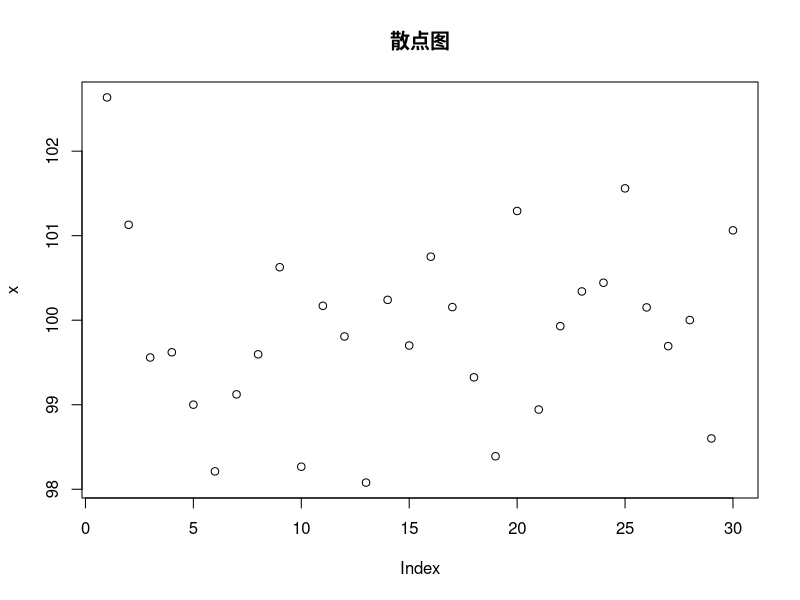
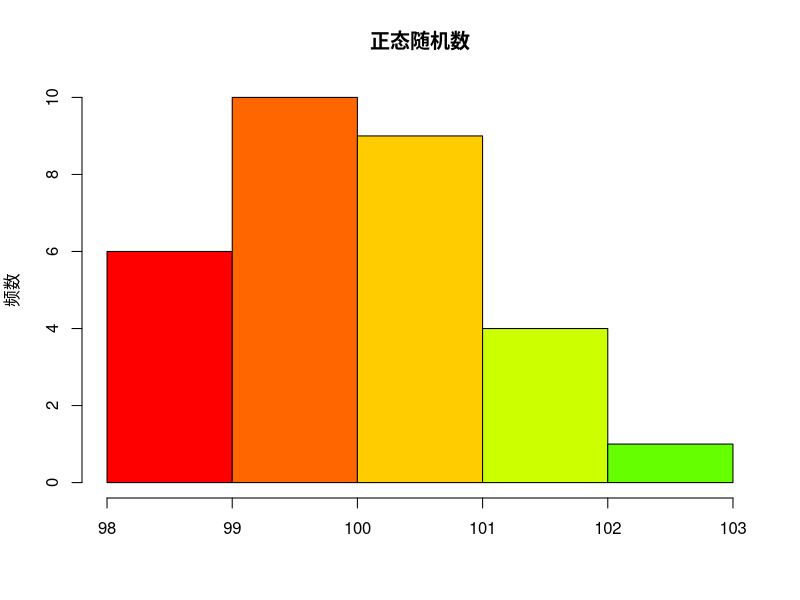
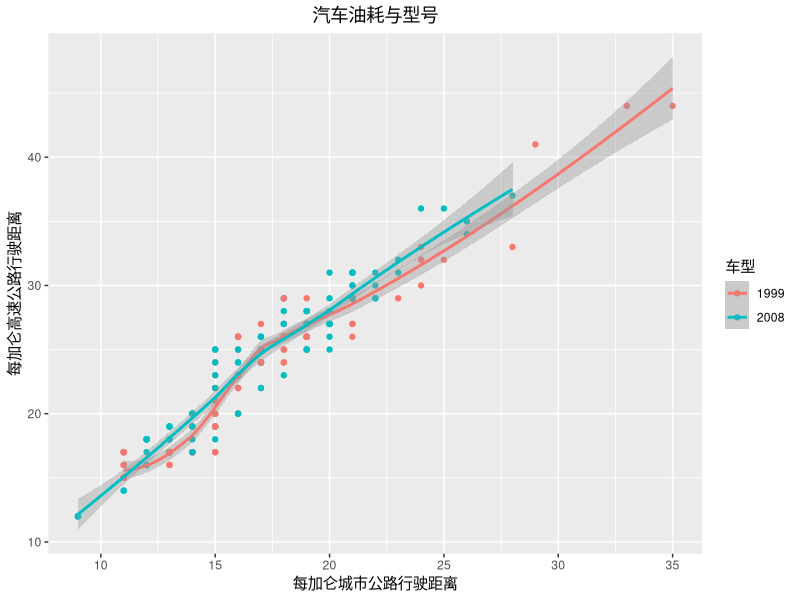
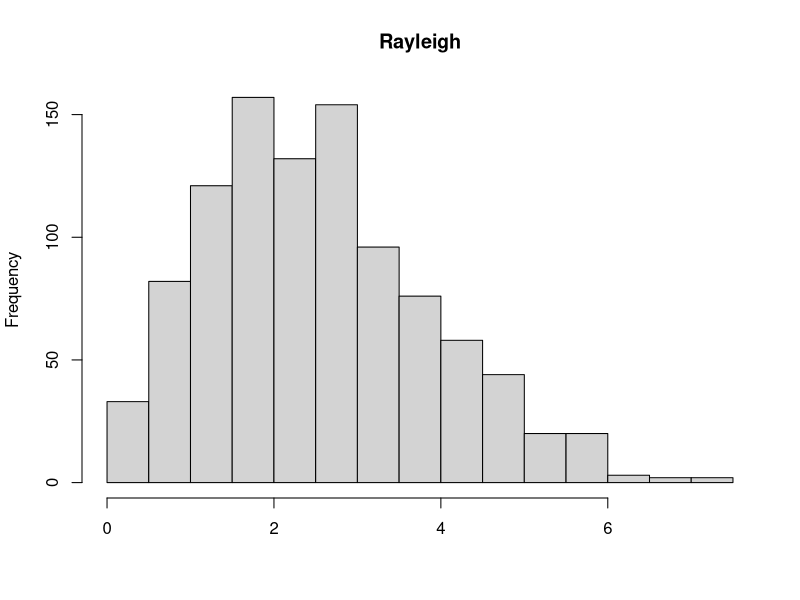
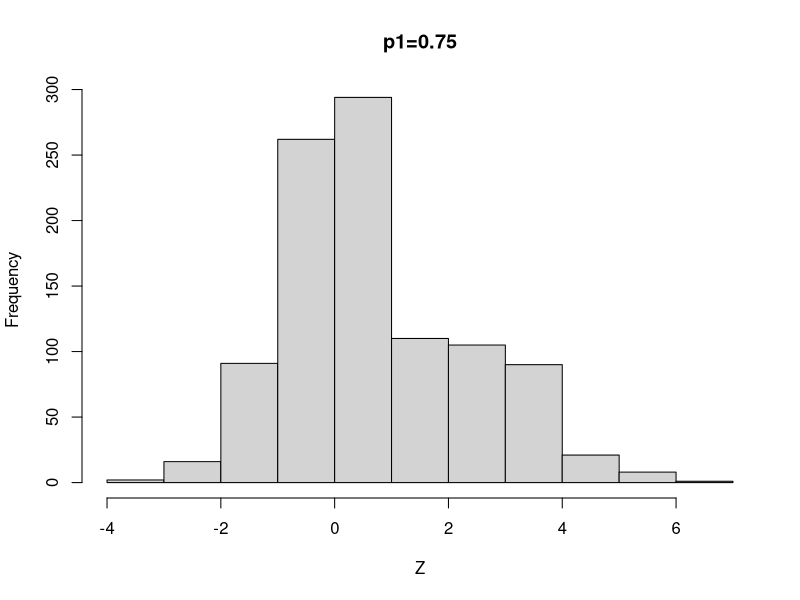
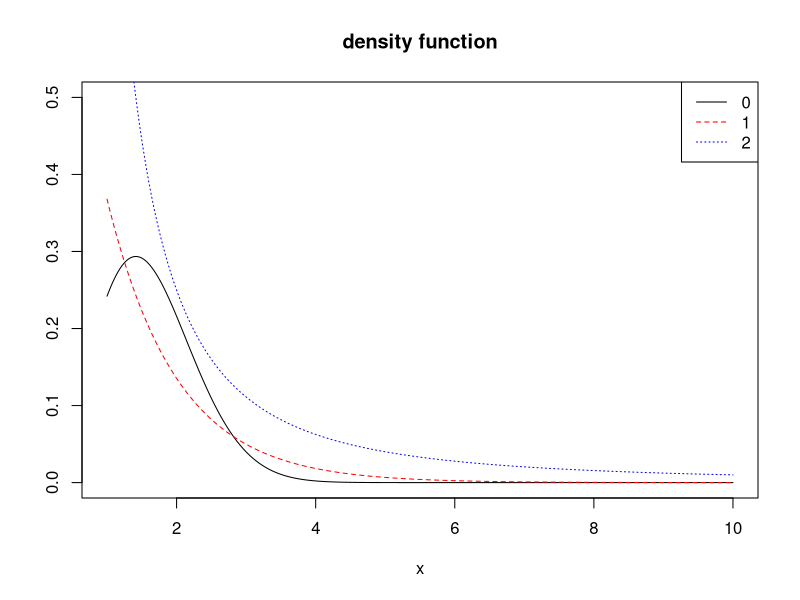
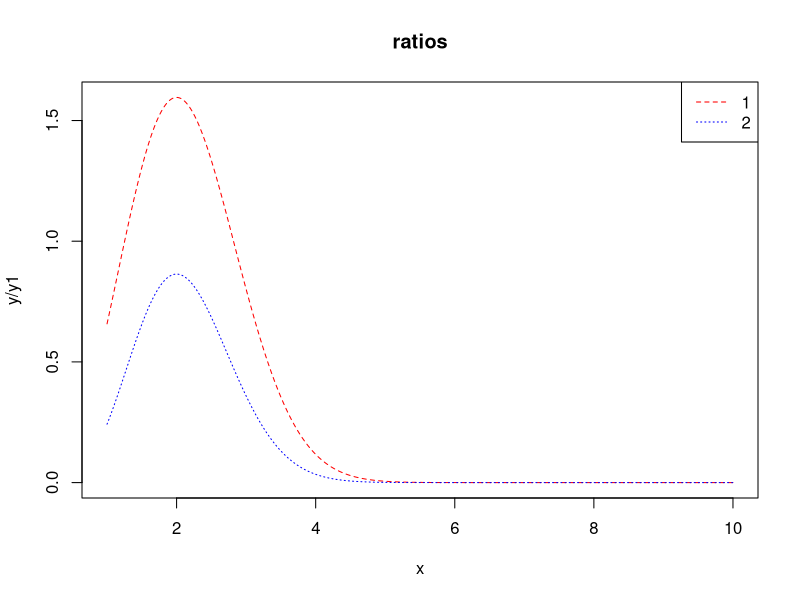
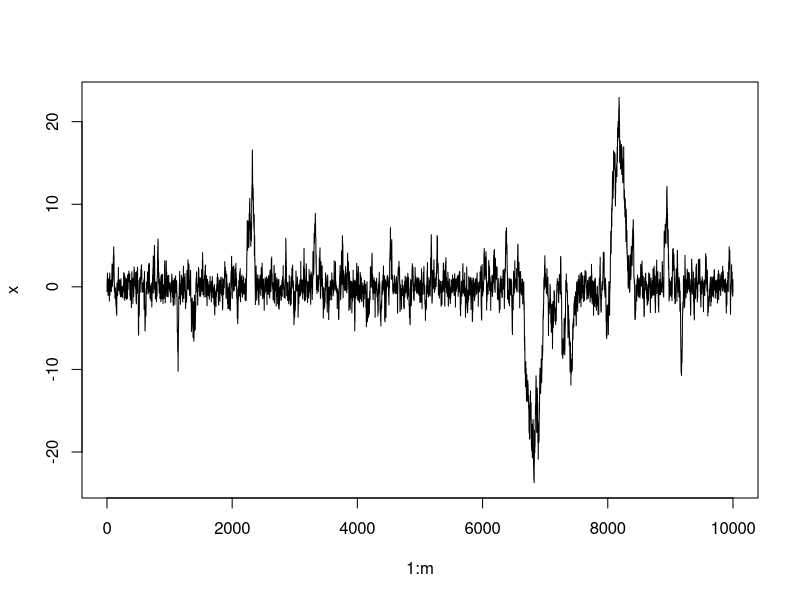

The R source for these figures, in order:
## ---- chunk 1
a=c("今天","吃饭")
b=c("你","了吗?")
d=paste0(a,b,collapse="")  ## 拼接字符串a,b
d
## ---- chunk 2
## 从均值为100，方差为1的正态分布中，随机生成30个数
x <- rnorm(30, mean=100, sd=1)
print(round(x,2))

## 30个随机数的散点图
plot(x,main="散点图")


## 30个随机数的直方图
hist(x, col=rainbow(15), 
     main='正态随机数', xlab='', ylab='频数')

## ---- chunk 3
## 用ggplot2画图
library(ggplot2)
data(mpg)  ## 导入mpg数据集

ggplot(data=mpg,mapping = aes(x=cty,y=hwy,color=factor(year)))+
  geom_point()+stat_smooth(method = 'loess')+
  scale_shape_manual(values = c(2,5))+
  labs(y = '每加仑高速公路行驶距离', x = '每加仑城市公路行驶距离',
       title = '汽车油耗与型号', size = '排量', colour = '车型')+
  theme(plot.title = element_text(hjust = 0.5))

## ---- chunk 4
library(xtable)
## 显示表格
knitr::kable(head(mpg))
## ---- chunk 5
Rayleigh =function(sigma, n){
  for(i in 1:n) {
    U=runif(n)
    V=1-U
    X = sigma * sqrt(-2 * log(V))
  }
  return(X)
}
sigma = 2
n = 1000

hist(Rayleigh(sigma, n),main = "Rayleigh",xlab="")
## ---- chunk 6
n=1000
X1=rnorm(n,0,1)
X2=rnorm(n,3,1)
u <- runif(n)
p1=as.integer(u < 0.75) 
p2=1-p1
Z=p1*X1+p2*X2
hist(Z,main = "p1=0.75")
## ---- chunk 7
Poisson_Gamma=function(n, t, lambda, r, beta) {
  N =rpois(n, lambda * t)
  X=sapply(N, function(N, r, beta) sum(rgamma(N, r,beta)), r,beta)
  return(X)
}

test=function(n, t, lambda, r, beta) {
  x=Poisson_Gamma(n, t, lambda, r,beta)
  ## 样本均值
  sm=mean(x) 
  ## 理论均值
  vm=var(x)
  ## 样本方差
  tm=lambda * t * r/beta
  ## 理论方差
  tv=lambda * t * (1 + r) * r/beta^2
  
  ## 输出结果样式
  cat("r=",r,"beta=",beta,"\n")
  cat("样本均值:", sm, "  ")
  cat("理论均值:", vm, "\n")
  cat("样本方差:", tm, "  ")
  cat("理论方差:", tv, "\n\n")
}

## 参数值
n=1000
lambda_seq=c(1:3)
r_seq=c(1:3)
beta_seq=c(1:3)
t=10

for (lambda in lambda_seq) {
  for (r in r_seq) {
    for (beta in beta_seq) {
      test(n, t, lambda,r,beta)
    }
  }
}

## ---- chunk 8
MCBeta = function(x,n=10000){
  t=runif(n, min = 0, max = x)
  theta.hat=x*mean(t*t*(1-t)*(1-t))/beta(3,3)
  return(theta.hat)
}
x=seq(0.1,0.9,0.1)

MC.Beta=pbeta=rep(0,9)
for(i in 1:9)
{
  MC.Beta[i]=MCBeta(x[i])
  pbeta[i]=pbeta(x[i],3,3)
}
out=rbind(MC.Beta,pbeta)

rownames(out)=c("MC.Beta","pbeta")
colname=NULL
for(i in 9:1){
  name=paste("x=",x[i])
  colname=cbind(name,colname)
}
colnames(out)=colname

out
## ---- chunk 9
rayleigh=function(scale, n) {
  rayleigh=antithetic=numeric(n)
  for (i in 1:n) {
    U =runif(n)
    V = 1 - U
    rayleigh = scale * sqrt(-2 * log(U))
    antithetic = scale * sqrt(-2 * log(V))
    out$ray=rayleigh
    out$ant=antithetic
  }
  return(out)
}

scale=2
n=1000
out=rayleigh(scale, n)
var1 = var(out$ray)
var2 =(var(out$ray) + var(out$ant) + 2 * cov(out$ray, out$ant)) / 4
reduction = ((var1 - var2) / var1)
cat("reduction=",100*reduction,"%")
## ---- chunk 10
x =seq(1,10,0.02)
y = x^2/sqrt(2*pi)* exp((-x^2/2))
y1 = exp(-x)
y2 =1 / (x^2)

gs =c(expression(g(x)==e^{-x^2/2}*x^2/sqrt(2*pi)),expression(f[1](x)==1/(x^2)),expression(f[2](x)==x*e^{(1-x^2)/4}/sqrt(2*pi)))

plot(x, y, type = "l", ylab = "", ylim = c(0,0.5),main='density function')
lines(x, y1, lty = 2,col="red")
lines(x, y2, lty = 3,col="blue")
legend("topright", legend = 0:2,lty = 1:3,col=c("black","red","blue"))

plot(x, y/y1,type = "l",lty = 2, col="red",main = 'ratios')
lines(x, y/y2, lty = 3,col="blue")
legend("topright", legend = 1:2,lty = 2:3,col=c("red","blue"))

## ---- chunk 11
f1 = function(x) { exp(-x) }
f2 = function(x) { (pi * (1 + x^2))^(-1) * (x >= 1) }
g =function(x) {x^2*exp(-x^2/2)/sqrt(2*pi)*(x>1)}

m = 10^7
x1 = rexp(m)
x2 = rcauchy(m)
x2[which(x2 < 1)] = 1 

fg = cbind(g(x1) / f1(x1), g(x2) / f2(x2))

theta.hat = se = numeric(2)
theta.hat =c(mean(fg[,1]), mean(fg[,2]))
se = c(sd(fg[,1]), sd(fg[,2]))
rbind(theta.hat, se)
## ---- chunk 12
g =function(x) {x^2*exp(-x^2/2)/sqrt(2*pi)*(x>1)}
m = 1e4                 
u = runif(m) 
x = 1/(1-u)  
fg = g(x)*x^2
theta.hat = mean(fg)
print(theta.hat)
theta =integrate(g,1,Inf)
theta
## ---- chunk 13
n <- 20
m <- 1000 
alpha <- .05
UCL <- replicate(m,expr = {
  x <- rchisq(n, df = 2)
  (n-1) * var(x) / qchisq(alpha, df = n-1)
})
cat("coverage probability=", mean(UCL > 4))
## ---- chunk 14
n <- 20 
alpha <- .05
x <- rchisq(n, df = 2)
prob <- replicate(m,expr = {
  x <- rchisq(n, df = 2)
  abs(mean(x)-2) < sd(x) * qt(alpha/2, df = n-1,lower.tail = FALSE)/sqrt(n)
})
cat("coverage probability=", mean(prob))
## ---- chunk 15
num<-c(50,100,200,500,1000) # 不同样本量
m<-10000

er<-NULL
for (n in num){
  cv<-qt(0.975,n-1)
  er1<-mean(sapply(1:m,FUN = function(o){
  x<-rchisq(n,1)
  m<-mean(x)
  se<-sqrt(var(x))
  abs((m-1)*sqrt(n)/se)>=cv
  })) 
  er2<-mean(sapply(1:m,FUN = function(o){
  x<-runif(n,0,2)
  m<-mean(x)
  se<-sqrt(var(x))
  abs((m-1)*sqrt(n)/se)>=cv
  }))
  er3<-mean(sapply(1:m,FUN = function(o){
  x<-rexp(n,1)
  m<-mean(x)
  se<-sqrt(var(x))
  abs((m-1)*sqrt(n)/se)>=cv
  }))
  er<-cbind(er,c(er1,er2,er3))
}
colnames(er)<-num
rownames(er)<-c("Chi(1)","U(0,2)","exp(1)")
knitr::kable(er)
## ---- chunk 16
mat <-
  matrix(c(6510, 3490, 10000, 6760, 3240, 10000, 13270, 6730, 20000), 3, 3,
         dimnames = list(
           c("Rejected", "Accepted", "total"),
           c("method A", "method B", "total")
         ))
mat
## ---- chunk 17
Spearman_rank_test <- function(x, y, B = 1e4){
  t0 = cor(x,y,method = "spearman")
  perm = numeric(B)
  z = c(x,y)
  for(i in 1:B){
    samp = sample(z)
    perm[i] = cor(samp[1:length(x)], samp[(length(x)+1):length(z)], method = "spearman")
  }
  p_value = mean(abs(perm)>=abs(t0))
  return(list(statistic = t0, 'p.value' = p_value))
}
## ---- chunk 18
n = 50
x = rnorm(n, 0, 1)
y = rnorm(n, 0, 1)
## ---- chunk 19
Spearman_rank_test(x, y)
cor.test(x, y, method = "spearman")
## ---- chunk 20
n = 50
x = rnorm(n, 0, 1)
y = x + rnorm(n, 0, 1)
## ---- chunk 21
Spearman_rank_test(x, y)
cor.test(x, y, method = "spearman")
## ---- chunk 22
set.seed(123)
## standard Cauchy 
f <- function(x) {
  return(1/(pi*(1+x^2)))
}

m <- 10000
x <- numeric(m)
x[1] <- rnorm(1)
k <- 0
u <- runif(m)
for (i in 2:m) {
  xt <- x[i-1]
  y <- rnorm(1, mean = xt)
  num <- f(y) * dnorm(xt, mean = y)
  den <- f(xt) * dnorm(y, mean = xt)
  if (u[i] <= num/den) x[i] <- y else {
    x[i] <- xt
    k <- k+1 #y is rejected
  }
}


## MC过程图
plot(1:m, x, type="l", main="", ylab="x")
b <- 1000
y <- x[b:m]
a <- ppoints(1000)
Qc <- qcauchy(a) 
Q <- quantile(x, a)


## QQ图
qqplot(Qc, Q, main="",xlim=c(-5,5),ylim=c(-5,5),xlab="Standard Cauchy Quantiles", ylab="Sample Quantiles")

## 直方图
hist(y, breaks="scott", main="", xlab="", freq=FALSE)
lines(Qc, f(Qc))

## ---- chunk 23
set.seed(2)

N <- 5000 #length of chain
burn <- 1000 #burn-in length
a <- 2
b <- 3
n <- 1000
X <- matrix(0, N, 2) #the chain, a bivariate sample

#initialize
x0=2
y0=0.5
###### generate the chain #####
X[1, ] <- c(x0,y0) #initialize
for (i in 2:N) {
  y <- X[i-1, 2]
  X[i, 1] <- rbinom(1,size=n,prob = y)
  x <- X[i, 1]
  X[i, 2] <- rbeta(1,x+a,n-x+b)
}
lab <- burn + 1
out <- X[lab:N, ]
plot(X[,1],X[,2],xlab = "x",ylab = "y")
## ---- chunk 24
cat("协方差矩阵\n")
cov(out) ## 协方差矩阵

cat("相关系数矩阵\n")
cor(out) ## 相关系数矩阵
plot(out, main="", cex=.5, xlab=bquote(X[1]),
ylab=bquote(X[2]), ylim=range(out[,2]))  ## 分布图
## ---- chunk 25
# 计算Gelman-Rubin statistic的函数
Gelman.Rubin <- function(psi) {
  # psi[i,j] is the statistic psi(X[i,1:j])
  # for chain in i-th row of X
  psi <- as.matrix(psi)
  n <- ncol(psi)
  k <- nrow(psi)

  psi.means <- rowMeans(psi)     #row means
  B <- n * var(psi.means)        #between variance est.
  psi.w <- apply(psi, 1, "var")  #within variances
  W <- mean(psi.w)               #within est.
  v.hat <- W*(n-1)/n + (B/n)     #upper variance est.
  r.hat <- v.hat / W             #G-R statistic
  return(r.hat)
        }
## ---- chunk 26
# 生成标准柯西分布的Metropolis chain
# 提议函数仍取9.3中使用的对称正态分布 N(0,X[t]^2)
# X1为初始值
Standard_Cauchy_Chain <- function(N, X1){
  X <- numeric(N)
  X[1] <- X1    #初始值
  for(i in 2:N){
    Xt <- X[i-1]
    Y <- rnorm(1,0,abs(Xt))
    r <- dt(Y,1)*dnorm(Xt,0,abs(Y))/dt(Xt,1)/dnorm(Y,0,abs(Xt))
    U <- runif(1)
    if(r > 1) r <- 1
    if(U <= r) X[i] <- Y
    else X[i] <- Xt
  }
  return(X)
}
## ---- chunk 27
k <- 4      
N <- 8000
b <- 1000     #burn-in length
X1 <- c(0.1,0.2,0.1,0.2)    #初始值

# 生成4条样本
set.seed(12345)
X <- matrix(0, nrow = k, ncol = N)
for(i in 1:k){
  X[i,] <- Standard_Cauchy_Chain(N, X1[i])
}

# compute diagnostic statistics
psi <- t(apply(X, 1, cumsum))
for (i in 1:nrow(psi))
  psi[i,] <- psi[i,] / (1:ncol(psi))
print(Gelman.Rubin(psi))
## ---- chunk 28
# 四条样本的psi
for (i in 1:k)
  if(i==1){
    plot((b+1):N,psi[i, (b+1):N],ylim=c(-1,1), type="l",
         xlab='Index', ylab=bquote(phi))
  }else{
      lines(psi[i, (b+1):N], col=i)
  }
par(mfrow=c(1,1)) 
## ---- chunk 29
par(mfrow=c(1,1)) 
#plot the sequence of R-hat statistics
rhat <- rep(0, N)
for (j in (b+1):N)
  rhat[j] <- Gelman.Rubin(psi[,1:j])
plot(rhat[(b+1):N], type="l", xlab="", ylab="R")
abline(h=1.2, lty=2)
## ---- chunk 30
# 生成二元随机变量的Gibbs sampler
# X1为初始值
Bivariate.Gibbs <- function(N, X1){
  a <- b <- 1
  X <- matrix(0, N, 2)
  X[1,] <- X1    #初始值
  for(i in 2:N){
    X2 <-  X[i-1, 2]
    X[i,1] <- rbinom(1,25,X2)
    X1 <- X[i,1]
    X[i,2] <- rbeta(1,X1+a,25-X1+b)
  }
  return(X)
}
## ---- chunk 31
k <- 4          
N <- 8000 
b <- 1000    #burn-in length
X1 <- cbind(c(2,7,10,15),runif(4)) #初始值

#生成4条样本，每个第一维的放在X中，第二维的放在Y中
set.seed(12345)
X <- matrix(0, nrow=k, ncol=N)
Y <- matrix(0, nrow=k, ncol=N)
for (i in 1:k){
  BG <- Bivariate.Gibbs(N, X1[i,])
  X[i, ] <- BG[,1]
  Y[i, ] <- BG[,2]
}
## ---- chunk 32
# 先考虑第一维样本X

#compute diagnostic statistics
psi <- t(apply(X, 1, cumsum))
for (i in 1:nrow(psi))
  psi[i,] <- psi[i,] / (1:ncol(psi))

#plot the sequence of R-hat statistics
rhat <- rep(0, N)
for (j in (b+1):N)
  rhat[j] <- Gelman.Rubin(psi[,1:j])
plot(rhat[(b+1):N], type="l", xlab="", ylab="R")
abline(h=1.2, lty=2)
## ---- chunk 33
# 再考虑第二维样本Y

#compute diagnostic statistics
psi <- t(apply(Y, 1, cumsum))
for (i in 1:nrow(psi))
  psi[i,] <- psi[i,] / (1:ncol(psi))

#plot the sequence of R-hat statistics
rhat <- rep(0, N)
for (j in (b+1):N)
  rhat[j] <- Gelman.Rubin(psi[,1:j])
plot(rhat[(b+1):N], type="l", xlab="", ylab="R")
abline(h=1.2, lty=2)
## ---- chunk 34
thek <- function(k, a, d){
  (-1)^k/exp(lgamma(k+1)+k*log(2)) * exp((k+1)*log(sum(a^2))-log(2*k+1)-log(2*k+2)) * exp(lgamma((d+1)/2)+lgamma(k+1.5)-lgamma(k+d/2+1))#用到了gamma函数和阶乘的恒等式
}
## ---- chunk 35
sumk <- function(a, d){
  k <- 0
  s <- 0
  while(abs(thek(k, a, d))>1e-5){#tolerance
    s <- s+thek(k, a, d)
    k <- k+1
  }
  return(s)
}
## ---- chunk 36
a <- c(1,2)
d <- length(a)
s <- sumk(a,d)
paste("The sum =", s)
## ---- chunk 37
k <- c(4:25, 100, 500, 1000)
###11.5
beijif <- function(u, kf){
  (1+u^2/kf)^(-(kf+1)/2)
}
g <- function(a, kg){
  ckl <- sqrt(a^2*(kg-1)/(kg-a^2))
  LHS <- 2/sqrt(pi*(kg-1)) * exp(lgamma(kg/2)-lgamma((kg-1)/2)) * integrate(beijif, lower = 0, upper = ckl, kf=kg-1)$value
  ckr <- sqrt(a^2*kg/(kg+1-a^2))
  RHS <-2/sqrt(pi*kg) * exp(lgamma((kg+1)/2)-lgamma(kg/2)) * integrate(beijif, lower = 0, upper = ckr, kf=kg)$value
  LHS-RHS
}

solution5 <- numeric(length(k))
for (i in 1:length(k)) {
  solution5[i] <- uniroot(g, c(1,2), kg=k[i])$root
}

###11.4
h <- function (a,kh) {
  (1-pt(sqrt(a^2*(kh-1) / (kh-a^2)), df=kh-1)) - (1-pt(sqrt(a^2*kh / (kh+1-a^2)), df=kh))
}

solution4 <- numeric(length(k))
for (i in 1:length(k)) {
  solution4[i] <- uniroot(h, c(1,2), kh=k[i])$root
}

###Compare
print(cbind(k=k, exercice4=solution4, exercice4=solution5))
## ---- chunk 38
data <- c(0.54,0.48,0.33,0.43,1.00,1.00,0.91,1.00,0.21,0.85)
tau <- 1
n <- length(data)
n1 <- sum(data<tau)
n2 <- n-n1
lam0 <- 0
lam1 <- 1#初始值


i <- 1
while (abs(lam0-lam1)>1e-10) {
  lam0 <- lam1
  # E step
  E <- function(lam) n*log(1/lam)-1/lam*sum(data[data<tau])-n2/lam*(tau+lam0)
  # M step
  lam1 <- optimize(E, lower = 0, upper = 2, maximum = TRUE)$maximum
}

# MLE 
# lam <- 1


lik <- function(lam){
  lik1 <- sapply(data[data<tau], function(x) {
    dexp(x,rate=1/lam)
  })
  lik2 <- sapply(data[data==tau],function(x){
    1-pexp(tau,rate = 1/lam)
  })
  prod(c(lik1,lik2))
}
MLE <- optimize(lik, lower = 0, upper = 2, maximum = TRUE)$maximum
print(cbind(EM=lam1, MLE))
## ---- chunk 39
trims <- c(0, 0.1, 0.2, 0.5)
x <- rcauchy(100)
lapply(trims, function(trim) mean(x, trim = trim))
lapply(trims, mean, x = x)
## ---- chunk 40
formulas <- list(
mpg ~ disp,
mpg ~ I(1 / disp),
mpg ~ disp + wt,
mpg ~ I(1 / disp) + wt
)
lapply(formulas,lm,data=mtcars)
## ---- chunk 41
bootstraps <- lapply(1:10, function(i) {
  rows <- sample(1:nrow(mtcars), rep = TRUE)
  mtcars[rows, ]
})

lapply(bootstraps,function(t) lm(mpg~disp,data=t))
## ---- chunk 42
rsq <- function(mod) summary(mod)$r.squared

## Ex1
cat("这是Ex1 4个模型的R-square\n")
lapply(lapply(formulas,lm,data=mtcars), rsq)

## Ex2
cat("这是Ex2 10个模型的R-square\n")
lapply(lapply(bootstraps,function(t) lm(mpg~disp,data=t)), rsq)
## ---- chunk 43
df= data.frame(a = 1:4, b= 5:8, c =9:12)

## 每一列取标准差
vapply(as.list(df),sd,numeric(1))
## ---- chunk 44
df2=data.frame(a = 1:4, b=c("x","y","z","s"), c =9:12)
vapply(df2[vapply(df2, is.numeric, logical(1))], sd, numeric(1))
## ---- chunk 45
library(parallel)
mcsapply <- function(n, func){
  core <- makeCluster(4)    # 使用4个核
  res <- parSapply(core, n, func)   # 并行计算，n为次数，func为函数
  stopCluster(core)         # 关闭核
}
## ---- chunk 46
a=1
b=1
N=10000
n=25

gibbsR=function(a,b,n,N){
  X=matrix(0, N, 2)  #样本阵
  X[1,]=c(0,0.5)
  for(i in 2:N){
    X2= X[i-1, 2]
    X[i,1]=rbinom(1,25,X2)
    X1=X[i,1]
    X[i,2]=rbeta(1,X1+a,25-X1+b)
  }
  return(X)
}

X=gibbsR(a,b,n,N)

plot(X[,1],X[,2],xlab = "x",ylab = "y",main = "gibbsR")
